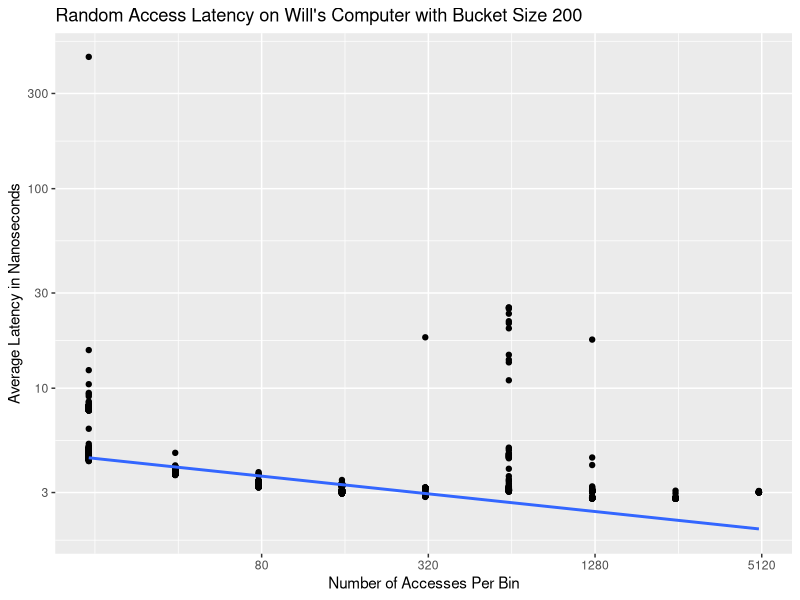

Write R code to recreate this figure.
library(ggplot2)
library(dplyr)

# Call format:
# Rscript make_plots.R plot_name


#plot.name <- commandArgs(trailingOnly = TRUE)[1]
#file.name

data <- read.csv('data/test_binsize.csv') %>% tbl_df()

size.labels <- 20 * 2^seq(2, 8, length.out = 4)

random.profile <- ggplot(data, aes(x = bucket_size, y = time_ns)) + geom_point() + 
  scale_x_log10(breaks = size.labels) + 
  scale_y_log10() + 
  geom_smooth(method="lm") + 
  labs(title = "Random Access Latency on Will's Computer with Bucket Size 200",
       x = "Number of Accesses Per Bin", y = "Average Latency in Nanoseconds")

ggsave(random.profile, file="plots/out/binsize.pdf")
